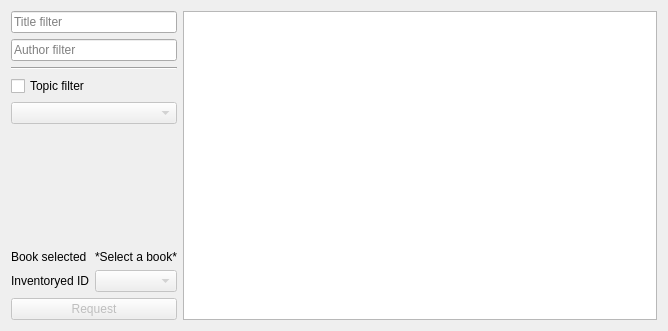
<?xml version="1.0" encoding="UTF-8"?>
<ui version="4.0">
 <class>ReaderMode</class>
 <widget class="QWidget" name="ReaderMode">
  <property name="geometry">
   <rect>
    <x>0</x>
    <y>0</y>
    <width>668</width>
    <height>331</height>
   </rect>
  </property>
  <property name="windowTitle">
   <string>Reader menu</string>
  </property>
  <layout class="QHBoxLayout" name="horizontalLayout">
   <item>
    <layout class="QVBoxLayout" name="verticalLayout">
     <item>
      <widget class="QLineEdit" name="titleLineEdit">
       <property name="sizePolicy">
        <sizepolicy hsizetype="Preferred" vsizetype="Fixed">
         <horstretch>0</horstretch>
         <verstretch>0</verstretch>
        </sizepolicy>
       </property>
       <property name="placeholderText">
        <string>Title filter</string>
       </property>
      </widget>
     </item>
     <item>
      <widget class="QLineEdit" name="authorLineEdit">
       <property name="sizePolicy">
        <sizepolicy hsizetype="Preferred" vsizetype="Fixed">
         <horstretch>0</horstretch>
         <verstretch>0</verstretch>
        </sizepolicy>
       </property>
       <property name="placeholderText">
        <string>Author filter</string>
       </property>
      </widget>
     </item>
     <item>
      <widget class="Line" name="line">
       <property name="orientation">
        <enum>Qt::Horizontal</enum>
       </property>
      </widget>
     </item>
     <item>
      <widget class="QCheckBox" name="checkBox">
       <property name="sizePolicy">
        <sizepolicy hsizetype="Preferred" vsizetype="Fixed">
         <horstretch>0</horstretch>
         <verstretch>0</verstretch>
        </sizepolicy>
       </property>
       <property name="text">
        <string>Topic filter</string>
       </property>
      </widget>
     </item>
     <item>
      <widget class="QComboBox" name="topicComboBox">
       <property name="enabled">
        <bool>false</bool>
       </property>
       <property name="sizePolicy">
        <sizepolicy hsizetype="Preferred" vsizetype="Fixed">
         <horstretch>0</horstretch>
         <verstretch>0</verstretch>
        </sizepolicy>
       </property>
      </widget>
     </item>
     <item>
      <spacer name="verticalSpacer">
       <property name="sizePolicy">
        <sizepolicy hsizetype="Minimum" vsizetype="MinimumExpanding">
         <horstretch>0</horstretch>
         <verstretch>0</verstretch>
        </sizepolicy>
       </property>
       <property name="orientation">
        <enum>Qt::Vertical</enum>
       </property>
       <property name="sizeType">
        <enum>QSizePolicy::MinimumExpanding</enum>
       </property>
       <property name="sizeHint" stdset="0">
        <size>
         <width>20</width>
         <height>40</height>
        </size>
       </property>
      </spacer>
     </item>
     <item>
      <layout class="QGridLayout" name="gridLayout">
       <item row="0" column="0">
        <widget class="QLabel" name="label_2">
         <property name="sizePolicy">
          <sizepolicy hsizetype="Minimum" vsizetype="Preferred">
           <horstretch>0</horstretch>
           <verstretch>0</verstretch>
          </sizepolicy>
         </property>
         <property name="text">
          <string>Book selected</string>
         </property>
        </widget>
       </item>
       <item row="0" column="1">
        <widget class="QLabel" name="titleLabel">
         <property name="sizePolicy">
          <sizepolicy hsizetype="Preferred" vsizetype="Preferred">
           <horstretch>0</horstretch>
           <verstretch>0</verstretch>
          </sizepolicy>
         </property>
         <property name="text">
          <string>*Select a book*</string>
         </property>
         <property name="alignment">
          <set>Qt::AlignLeading|Qt::AlignLeft|Qt::AlignVCenter</set>
         </property>
        </widget>
       </item>
       <item row="1" column="0">
        <widget class="QLabel" name="label">
         <property name="sizePolicy">
          <sizepolicy hsizetype="Minimum" vsizetype="Preferred">
           <horstretch>0</horstretch>
           <verstretch>0</verstretch>
          </sizepolicy>
         </property>
         <property name="text">
          <string>Inventoryed ID</string>
         </property>
        </widget>
       </item>
       <item row="1" column="1">
        <widget class="QComboBox" name="idComboBox">
         <property name="enabled">
          <bool>false</bool>
         </property>
         <property name="sizePolicy">
          <sizepolicy hsizetype="Preferred" vsizetype="Preferred">
           <horstretch>0</horstretch>
           <verstretch>0</verstretch>
          </sizepolicy>
         </property>
         <property name="layoutDirection">
          <enum>Qt::LeftToRight</enum>
         </property>
         <property name="frame">
          <bool>true</bool>
         </property>
        </widget>
       </item>
      </layout>
     </item>
     <item>
      <widget class="QPushButton" name="pushButton">
       <property name="enabled">
        <bool>false</bool>
       </property>
       <property name="sizePolicy">
        <sizepolicy hsizetype="Preferred" vsizetype="Fixed">
         <horstretch>0</horstretch>
         <verstretch>0</verstretch>
        </sizepolicy>
       </property>
       <property name="text">
        <string>Request</string>
       </property>
      </widget>
     </item>
    </layout>
   </item>
   <item>
    <widget class="QTableView" name="tableView"/>
   </item>
  </layout>
 </widget>
 <resources/>
 <connections/>
</ui>
